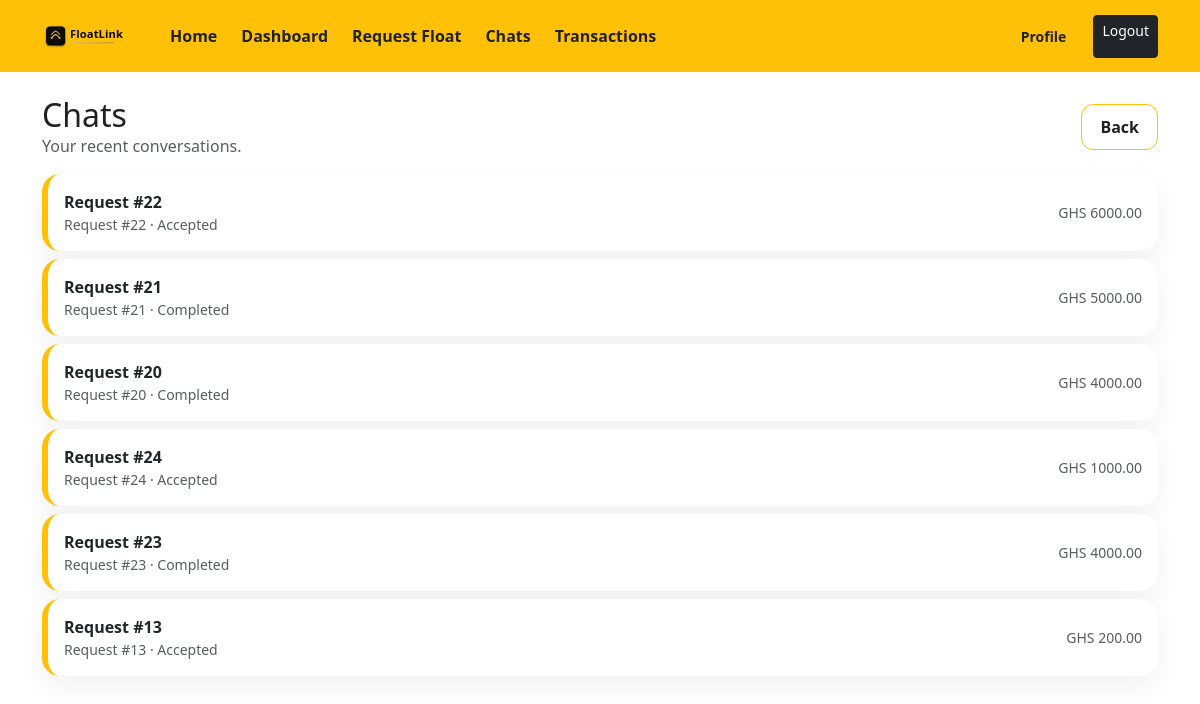
The app's page /requests/chats/ (signed in) with its own data.
### float_requests/models.py (models this page shows, shortened)
class FloatRequest(models.Model):
    class RequestType(models.TextChoices):
        E_CASH = 'E_CASH', 'E-cash'
        PHYSICAL_CASH = 'PHYSICAL_CASH', 'Physical cash'
    class Status(models.TextChoices):
        PENDING = 'PENDING', 'Pending'
        ACCEPTED = 'ACCEPTED', 'Accepted'
        ADMIN_COMPLETED = 'ADMIN_COMPLETED', 'Admin completed'
        COMPLETED = 'COMPLETED', 'Completed'
        DECLINED = 'DECLINED', 'Declined'
        CANCELLED = 'CANCELLED', 'Cancelled'
    requesting_agent = models.ForeignKey(Agent, on_delete=models.CASCADE, related_name='requests_created')
    amount = models.DecimalField(max_digits=12, decimal_places=2)
    request_type = models.CharField(max_length=20, choices=RequestType.choices, default=RequestType.E_CASH)
    requester_latitude = models.DecimalField(max_digits=9, decimal_places=6, null=True, blank=True)
    requester_longitude = models.DecimalField(max_digits=9, decimal_places=6, null=True, blank=True)
    status = models.CharField(max_length=20, choices=Status.choices, default=Status.PENDING)
    accepted_by = models.ForeignKey(
        settings.AUTH_USER_MODEL,
        on_delete=models.SET_NULL,
        null=True,
        blank=True,
        related_name='float_requests_accepted',
    )
    accepted_at = models.DateTimeField(null=True, blank=True)
    admin_completed_at = models.DateTimeField(null=True, blank=True)
    agent_confirmed_at = models.DateTimeField(null=True, blank=True)
    completed_at = models.DateTimeField(null=True, blank=True)
    created_at = models.DateTimeField(auto_now_add=True)

### float_requests/views.py (the view)
# urls.py: path("chats/", views.chat_history, name="chat_history"),
@login_required
def chat_history(request):
    if request.user.is_staff:
        qs = (
            FloatRequest.objects
            .filter(accepted_by=request.user)
            .filter(status__in=[FloatRequest.Status.ACCEPTED, FloatRequest.Status.ADMIN_COMPLETED, FloatRequest.Status.COMPLETED])
            .annotate(last_msg_id=Max('messages__id'))
            .order_by('-last_msg_id', '-id')
            .select_related('requesting_agent__user')
        )
    else:
        agent = get_object_or_404(Agent, user=request.user)
        qs = (
            FloatRequest.objects
            .filter(requesting_agent=agent)
            .filter(status__in=[FloatRequest.Status.ACCEPTED, FloatRequest.Status.ADMIN_COMPLETED, FloatRequest.Status.COMPLETED])
            .annotate(last_msg_id=Max('messages__id'))
            .order_by('-last_msg_id', '-id')
            .select_related('requesting_agent__user')
        )
    conversations = [{'fr': fr, 'other': None} for fr in qs]
    return render(request, 'float_requests/chat_history.html', {'conversations': conversations})

### templates/float_requests/chat_history.html
{% extends 'base.html' %}
{% block content %}
<div class="container py-4">
  <div class="d-flex align-items-center justify-content-between mb-3">
    <div>
      <h2 class="mb-0">Chats</h2>
      <div class="text-muted">Your recent conversations.</div>
    </div>
    <a class="btn btn-fl-outline" href="{% url 'core:dashboard' %}">Back</a>
  </div>
  <div class="d-flex flex-column gap-2">
    {% for c in conversations %}
      <a class="text-decoration-none" href="{% url 'float_requests:detail' c.fr.id %}">
        <div class="card card-fl">
          <div class="card-body d-flex justify-content-between align-items-center">
            <div>
              <div class="fw-semibold">Request #{{ c.fr.id }}</div>
              <div class="text-muted small">Request #{{ c.fr.id }} · {{ c.fr.get_status_display }}</div>
            </div>
            <span class="text-muted small">GHS {{ c.fr.amount }}</span>
          </div>
        </div>
      </a>
    {% empty %}
      <div class="card card-fl">
        <div class="card-body">
          <div class="text-muted">No chats yet.</div>
        </div>
      </div>
    {% endfor %}
  </div>
</div>
{% endblock %}

### static/css/app.css (style rules this page uses)
:root { --fl-yellow: #ffc107; --fl-yellow-hover: #ffb300; --fl-charcoal: #212121; }
body { background: #ffffff; color: var(--fl-charcoal); }
.btn-fl-outline { background: transparent; border: 1px solid var(--fl-yellow); color: var(--fl-charcoal); border-radius: 12px; padding: 10px 18px; font-weight: 700; }
.card-fl { border: 0; border-left: 6px solid var(--fl-yellow); border-radius: 18px; box-shadow: 0 10px 30px rgba(0, 0, 0, 0.06); }

### records on screen
FloatRequest: fr.id "22", fr.status "Accepted", fr.amount "6000.00"
FloatRequest: fr.id "21", fr.status "Completed", fr.amount "5000.00"
FloatRequest: fr.id "20", fr.status "Completed", fr.amount "4000.00"
FloatRequest: fr.id "24", fr.status "Accepted", fr.amount "1000.00"
FloatRequest: fr.id "23", fr.status "Completed", fr.amount "4000.00"
FloatRequest: fr.id "13", fr.status "Accepted", fr.amount "200.00"
